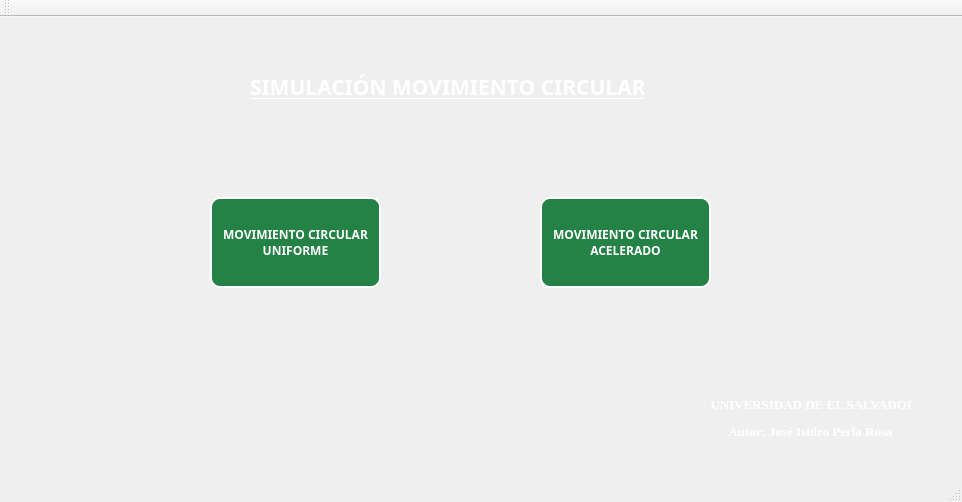
<?xml version="1.0" encoding="UTF-8"?>
<ui version="4.0">
 <class>MainWindow</class>
 <widget class="QMainWindow" name="MainWindow">
  <property name="geometry">
   <rect>
    <x>0</x>
    <y>0</y>
    <width>962</width>
    <height>502</height>
   </rect>
  </property>
  <property name="minimumSize">
   <size>
    <width>962</width>
    <height>502</height>
   </size>
  </property>
  <property name="maximumSize">
   <size>
    <width>962</width>
    <height>502</height>
   </size>
  </property>
  <property name="windowTitle">
   <string>SIMULACIÓN MOVIMIENTO CIRCULAR</string>
  </property>
  <widget class="QWidget" name="centralWidget">
   <widget class="QPushButton" name="opcion1">
    <property name="geometry">
     <rect>
      <x>210</x>
      <y>180</y>
      <width>171</width>
      <height>91</height>
     </rect>
    </property>
    <property name="font">
     <font>
      <family>Segoe Script</family>
      <weight>75</weight>
      <bold>true</bold>
     </font>
    </property>
    <property name="styleSheet">
     <string notr="true">border-color: rgb(255, 255, 255);
border: 1px solid rgb(255, 255, 255);
background-color: rgb(36, 130, 71);
border-width: 2px;
color: rgb(255, 255, 255);
border-radius: 10px;
font-weight: bold;
</string>
    </property>
    <property name="text">
     <string>MOVIMIENTO CIRCULAR 
UNIFORME</string>
    </property>
   </widget>
   <widget class="QPushButton" name="opcion2">
    <property name="geometry">
     <rect>
      <x>540</x>
      <y>180</y>
      <width>171</width>
      <height>91</height>
     </rect>
    </property>
    <property name="font">
     <font>
      <family>Segoe Script</family>
      <weight>75</weight>
      <bold>true</bold>
     </font>
    </property>
    <property name="styleSheet">
     <string notr="true">border-color: rgb(255, 255, 255);
border: 1px solid rgb(255, 255, 255);
background-color: rgb(36, 130, 71);
border-width: 2px;
color: rgb(255, 255, 255);
border-radius: 10px;
font-weight: bold;
</string>
    </property>
    <property name="text">
     <string>MOVIMIENTO CIRCULAR
ACELERADO</string>
    </property>
   </widget>
   <widget class="QLabel" name="label_12">
    <property name="geometry">
     <rect>
      <x>250</x>
      <y>50</y>
      <width>441</width>
      <height>41</height>
     </rect>
    </property>
    <property name="font">
     <font>
      <family>Segoe Script</family>
      <pointsize>16</pointsize>
      <weight>50</weight>
      <bold>false</bold>
      <underline>true</underline>
     </font>
    </property>
    <property name="text">
     <string>&lt;html&gt;&lt;head/&gt;&lt;body&gt;&lt;p&gt;&lt;span style=&quot; font-weight:600; color:#ffffff;&quot;&gt;SIMULACIÓN MOVIMIENTO CIRCULAR&lt;/span&gt;&lt;/p&gt;&lt;/body&gt;&lt;/html&gt;</string>
    </property>
   </widget>
   <widget class="QLabel" name="label">
    <property name="geometry">
     <rect>
      <x>710</x>
      <y>380</y>
      <width>201</width>
      <height>41</height>
     </rect>
    </property>
    <property name="font">
     <font>
      <family>Times New Roman</family>
      <pointsize>10</pointsize>
      <weight>75</weight>
      <bold>true</bold>
     </font>
    </property>
    <property name="text">
     <string>&lt;html&gt;&lt;head/&gt;&lt;body&gt;&lt;p align=&quot;center&quot;&gt;&lt;span style=&quot; font-weight:600; color:#ffffff;&quot;&gt;UNIVERSIDAD DE EL SALVADOR&lt;/span&gt;&lt;/p&gt;&lt;p align=&quot;center&quot;&gt;&lt;span style=&quot; font-weight:600; color:#ffffff;&quot;&gt;Autor: José Isidro Perla Rosa&lt;/span&gt;&lt;/p&gt;&lt;/body&gt;&lt;/html&gt;</string>
    </property>
   </widget>
  </widget>
  <widget class="QMenuBar" name="menuBar">
   <property name="geometry">
    <rect>
     <x>0</x>
     <y>0</y>
     <width>962</width>
     <height>21</height>
    </rect>
   </property>
  </widget>
  <widget class="QToolBar" name="mainToolBar">
   <attribute name="toolBarArea">
    <enum>TopToolBarArea</enum>
   </attribute>
   <attribute name="toolBarBreak">
    <bool>false</bool>
   </attribute>
  </widget>
  <widget class="QStatusBar" name="statusBar"/>
 </widget>
 <layoutdefault spacing="6" margin="11"/>
 <resources/>
 <connections/>
</ui>
